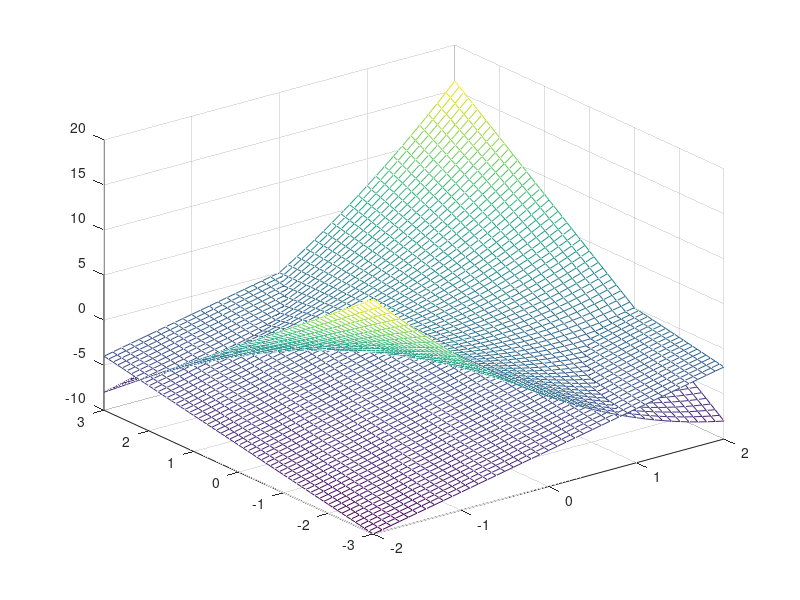

Here is the MATLAB script that generated this plot:
% MECH 559 - M. Kokkolaras
% McGill University
% Plot reduced functions of examples 5.8 and 5.10 in POD

clear all
clc
%close all
clf

x2 = -2:.1:2;
x3 = -3:.1:3;

[X,Y] = meshgrid(x2,x3);
f = -5*Y - 4*X.^2;
F = -5*Y - 4*X.^2;
F = X.^2 + 2*X.*Y;
f=F;

x2star = -95/588;
x3star = 5/14;
fstar = -5*x2star-4*x3star^2;

g = -(x3+x3.^2)./3;
g = 3/2 - x3/2;
G1 = 3*Y + X + X.^2;
G1 = 2*X + Y -3;
G = (G1<=0);
Geq = (G1==0);
%G=G./G;
F = G.*F;
 
figure(1)
mesh(x2,x3,f)
hold on
mesh(x2,x3,G1);

% figure(2)
% clf
% V = -25:1:25; 
% cs = contour(x2,x3,f,V); 
% clabel(cs)
% hold on
% plot(x3,g,'r')
%plot(x3star,x2star,'*r')

ff = -(3*X + Y - X.^2 - X.*Y - Y.*Y);
%figure(3)
%mesh(x2,x3,ff)

% 
% figure(3)
% contour(X,Y,F,21)
% hold on
% plot(x3,g)
% plot(x3star,x2star,'*r')
% 
% figure(4)
% ff = 5*x3-7*x3.^2;
% ffstar = 5*x3star-7*x3star^2;
% plot(x3,ff)
% hold on
% plot(x3star,ffstar,'*r')
% 
% 

Bordered_Hessian = [0 1 1 1; 1 0 -1 -1; 1 -1 0 -1; 1 -1 -1 0]
det(Bordered_Hessian)
stlpm=[0 1 1; 1 0 -1; 1 -1 0];
det(stlpm)
